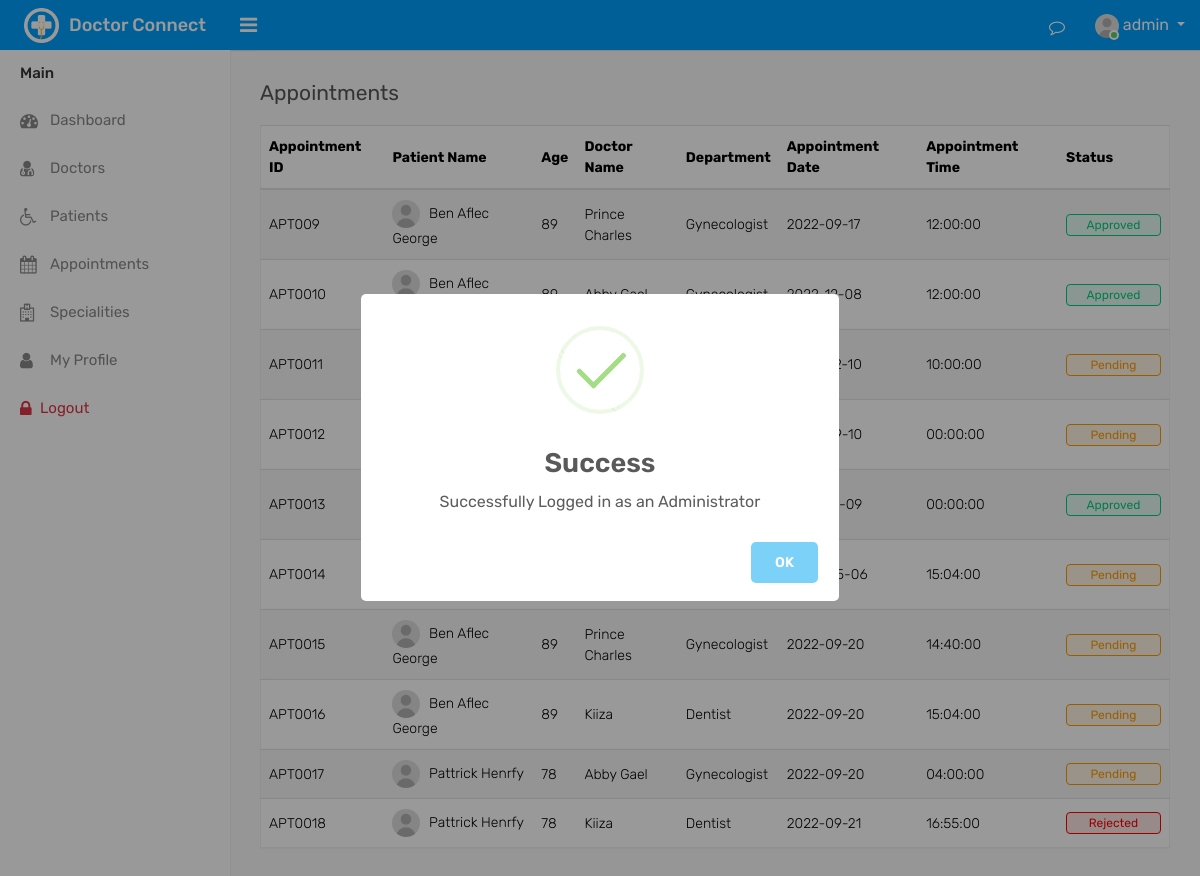
Page /?view=appointments (signed in) on the committed database.
### tables this page shows
CREATE TABLE `appointments` (
  `appointment_id` int(11) NOT NULL,
  `patient_id` int(11) NOT NULL,
  `doctor_id` int(11) NOT NULL,
  `appointment_date` date NOT NULL,
  `appointment_message` text NOT NULL,
  `appointment_status` varchar(100) NOT NULL DEFAULT 'pending',
  `appointment_time` time NOT NULL,
  `appointment_create_date` timestamp NOT NULL DEFAULT current_timestamp()
);

CREATE TABLE `patients` (
  `patient_id` int(11) NOT NULL,
  `patient_first_name` varchar(255) NOT NULL,
  `patient_last_name` varchar(255) NOT NULL,
  `patient_email` varchar(255) NOT NULL,
  `patient_contact` varchar(255) NOT NULL,
  `patient_age` int(3) NOT NULL,
  `patient_gender` varchar(11) NOT NULL DEFAULT 'm',
  `patient_profile_image` varchar(255) NOT NULL DEFAULT 'user.jpg',
  `patient_password` varchar(255) NOT NULL,
  `patient_create_date` timestamp NOT NULL DEFAULT current_timestamp()
);

CREATE TABLE `doctors` (
  `doctor_id` int(11) NOT NULL,
  `doctor_first_name` varchar(255) NOT NULL,
  `doctor_email` varchar(255) NOT NULL,
  `doctor_contact` varchar(100) NOT NULL,
  `doctor_last_name` varchar(255) NOT NULL,
  `doctor_gender` varchar(100) NOT NULL DEFAULT 'm',
  `status` varchar(255) NOT NULL DEFAULT 'active',
  `doctor_biography` text NOT NULL DEFAULT '""',
  `profile_image` varchar(255) NOT NULL DEFAULT 'user.jpg',
  `department_id` int(11) NOT NULL,
  `doctor_password` varchar(255) NOT NULL,
  `doctor_create_date` timestamp NOT NULL DEFAULT current_timestamp()
);

CREATE TABLE `departments` (
  `department_id` int(11) NOT NULL,
  `department_name` varchar(255) NOT NULL,
  `department_desc` text NOT NULL,
  `department_status` varchar(100) NOT NULL DEFAULT 'active',
  `department_create_date` timestamp NOT NULL DEFAULT current_timestamp()
);

### backend/db/db.php (called while the page is built)
<?php
class DB{
   public static   $db = null;
   public static function getConnection(){
      try{
      $host = "localhost";
      $dbname  = "hospital";
      DB::$db = new PDO("mysql:host=$host;dbname=$dbname","admin","admin");
      DB::$db->setAttribute(PDO::ATTR_ERRMODE,PDO::ERRMODE_EXCEPTION);
      }catch(Exception $e){
         print_r($e->getMessage());
      }
      return DB::$db;
   }
}

### backend/controllers/apt_controller.php (called while the page is built, shortened)
<?php
function getApts(array $request){
    $query_append="";
     return DB::getConnection()->query("SELECT * FROM appointments
     join doctors on doctors.doctor_id=appointments.doctor_id
     join departments on doctors.department_id=departments.department_id
     join patients on patients.patient_id=appointments.patient_id $query_append")->fetchAll();
}

### routes/routes.php (called while the page is built, shortened)
<?php
$view = "";
require("backend/db/db.php");
require("backend/controllers/apt_controller.php");
if(isset($_GET["view"])){
  $view = $_GET["view"];
}
if($view=="appointments"){
  $appointments = getApts($_GET);
}

### views/appointments.php (the view, shortened to what this page needs)
      <div class="page-wrapper">
          <div class="content">
              <div class="row">
                  <div class="col-sm-4 col-3">
                      <h4 class="page-title">Appointments</h4>
                  </div>
              </div>
		<div class="row">
			<div class="col-md-12">
				<div class="table-responsive">
					<table class="table table-striped custom-table">
						<thead>
							<tr>
								<th>Appointment ID</th>
								<th>Patient Name</th>
								<th>Age</th>
								<th>Doctor Name</th>
								<th>Department</th>
								<th>Appointment Date</th>
								<th>Appointment Time</th>
								<th>Status</th>
							</tr>
						</thead>
						<tbody>
                              <?php foreach($appointments as $appointment) :?>
							<tr>
								<td>APT00<?php echo($appointment["appointment_id"]) ?></td>
								<td><img width="28" height="28" src="assets/img/user.jpg" class="rounded-circle m-r-5" alt=""> <?php echo($appointment["patient_first_name"]) ?> <?php echo($appointment["patient_last_name"]) ?></td>
								<td><?php echo($appointment["patient_age"]) ?></td>
								<td><?php echo($appointment["doctor_first_name"]) ?> <?php echo($appointment["doctor_last_name"]) ?></td>
								<td><?php echo($appointment["department_name"]) ?></td>
								<td><?php echo($appointment["appointment_date"]) ?></td>
								<td><?php echo($appointment["appointment_time"]) ?></td>
                                        <?php
                                        $status = $appointment["appointment_status"];
                                        ?>
								<?php if($status=="approved"): ?>
								<td><button class="custom-badge status-green">Approved</button></td>
								<?php endif ?>
								<?php if($status=="pending"): ?>
                                      <td><button class="custom-badge status-orange">Pending</button></td>
                                      <?php endif ?>
                                      <?php if($status=="rejected"): ?>
                                      <td><button class="custom-badge status-red">Rejected</button></td>
                                      <?php endif ?>
							</tr>
                              <?php endforeach ?>
						</tbody>
					</table>
				</div>
			</div>
              </div>
          </div>
</div>

### rows in the picture
appointments: appointment_id "9", patient.patient_first_name "Ben", patient.patient_last_name "Aflec George", patient.patient_age "89", doctor.doctor_first_name "Prince", doctor.doctor_last_name "Charles", departments.department_name "Gynecologist", appointment_date "2022-09-17", appointment_time "12:00:00", appointment_status "Approved"
appointments: appointment_id "10", patient.patient_first_name "Ben", patient.patient_last_name "Aflec…", appointment_time "12:00:00", appointment_status "Approved"
appointments: appointment_id "11", appointment_time "10:00:00", appointment_status "Pending"
appointments: appointment_id "12", appointment_time "00:00:00", appointment_status "Pending"
appointments: appointment_id "13", appointment_time "00:00:00", appointment_status "Approved"
appointments: appointment_id "14", appointment_time "15:04:00", appointment_status "Pending"
appointments: appointment_id "15", patient.patient_first_name "Ben", patient.patient_last_name "Aflec George", patient.patient_age "89", doctor.doctor_first_name "Prince", doctor.doctor_last_name "Charles", departments.department_name "Gynecologist", appointment_date "2022-09-20", appointment_time "14:40:00", appointment_status "Pending"
appointments: appointment_id "16", patient.patient_first_name "Ben", patient.patient_last_name "Aflec George", patient.patient_age "89", doctor.doctor_first_name "Kiiza", departments.department_name "Dentist", appointment_date "2022-09-20", appointment_time "15:04:00", appointment_status "Pending"
appointments: appointment_id "17", patient.patient_first_name "Pattrick", patient.patient_last_name "Henrfy", patient.patient_age "78", doctor.doctor_first_name "Abby", doctor.doctor_last_name "Gael", departments.department_name "Gynecologist", appointment_date "2022-09-20", appointment_time "04:00:00", appointment_status "Pending"
appointments: appointment_id "18", patient.patient_first_name "Pattrick", patient.patient_last_name "Henrfy", patient.patient_age "78", doctor.doctor_first_name "Kiiza", departments.department_name "Dentist", appointment_date "2022-09-21", appointment_time "16:55:00", appointment_status "Rejected"

### other values in the picture
$_SESSION["role"] "admin"
